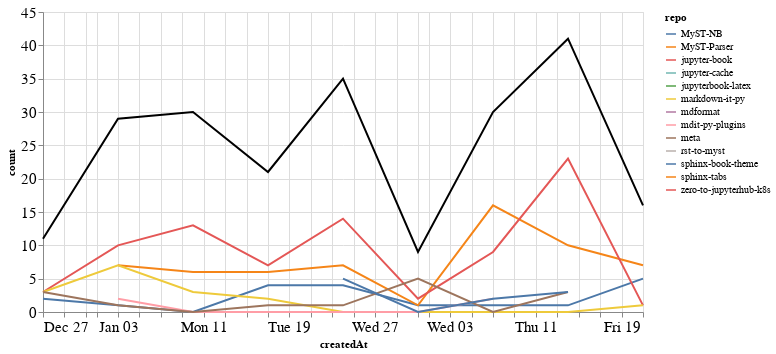

This figure's notebook cell:
### Markdown cell above
### Comments

### Code cell
comments_time = comments.groupby('repo').resample('W', on='createdAt').count()['author'].reset_index()
comments_time = comments_time.rename(columns={'author': 'count'})
comments_time_total = comments_time.groupby('createdAt').agg({"count": "sum"}).reset_index()
ch1 = alt.Chart(comments_time, width=600).mark_line().encode(
    x='createdAt',
    y='count',
    color='repo',
    tooltip="repo"
)

ch2 = alt.Chart(comments_time_total, width=600).mark_line(color="black").encode(
    x='createdAt',
    y='count',
)

ch1 + ch2

### Figure 1 — Vega-Lite specification as saved in the notebook (floating-point values rounded to 4 significant figures)
{"config": {"axisLeft": {"labelFontSize": 15}, "axisBottom": {"labelFontSize": 15}}, "layer": [{"data": {"name": "data-b2c7ffc03658b2ec4130b9489bfc9006"}, "mark": "line", "encoding": {"color": {"type": "nominal", "field": "repo"}, "tooltip": {"type": "nominal", "field": "repo"}, "x": {"type": "temporal", "field": "createdAt"}, "y": {"type": "quantitative", "field": "count"}}, "width": 600}, {"data": {"name": "data-c7cbc530cf29ba4087e257f65fd918c5"}, "mark": {"type": "line", "color": "black"}, "encoding": {"x": {"type": "temporal", "field": "createdAt"}, "y": {"type": "quantitative", "field": "count"}}, "width": 600}], "$schema": "https://vega.github.io/schema/vega-lite/v4.8.1.json", "datasets": {"data-b2c7ffc03658b2ec4130b9489bfc9006": [{"repo": "MyST-NB", "createdAt": "2020-12-27T00:00:00", "count": 2}, {"repo": "MyST-NB", "createdAt": "2021-01-03T00:00:00", "count": 1}, {"repo": "MyST-NB", "createdAt": "2021-01-10T00:00:00", "count": 0}, {"repo": "MyST-NB", "createdAt": "2021-01-17T00:00:00", "count": 4}, {"repo": "MyST-NB", "createdAt": "2021-01-24T00:00:00", "count": 4}, {"repo": "MyST-NB", "createdAt": "2021-01-31T00:00:00", "count": 1}, {"repo": "MyST-NB", "createdAt": "2021-02-07T00:00:00", "count": 1}, {"repo": "MyST-NB", "createdAt": "2021-02-14T00:00:00", "count": 1}, {"repo": "MyST-NB", "createdAt": "2021-02-21T00:00:00", "count": 5}, {"repo": "MyST-Parser", "createdAt": "2021-01-03T00:00:00", "count": 7}, {"repo": "MyST-Parser", "createdAt": "2021-01-10T00:00:00", "count": 6}, {"repo": "MyST-Parser", "createdAt": "2021-01-17T00:00:00", "count": 6}, {"repo": "MyST-Parser", "createdAt": "2021-01-24T00:00:00", "count": 7}, {"repo": "MyST-Parser", "createdAt": "2021-01-31T00:00:00", "count": 1}, {"repo": "MyST-Parser", "createdAt": "2021-02-07T00:00:00", "count": 16}, {"repo": "MyST-Parser", "createdAt": "2021-02-14T00:00:00", "count": 10}, {"repo": "MyST-Parser", "createdAt": "2021-02-21T00:00:00", "count": 7}, {"repo": "jupyter-book", "createdAt": "2020-12-27T00:00:00", "count": 3}, {"repo": "jupyter-book", "createdAt": "2021-01-03T00:00:00", "count": 10}, {"repo": "jupyter-book", "createdAt": "2021-01-10T00:00:00", "count": 13}, {"repo": "jupyter-book", "createdAt": "2021-01-17T00:00:00", "count": 7}, {"repo": "jupyter-book", "createdAt": "2021-01-24T00:00:00", "count": 14}, {"repo": "jupyter-book", "createdAt": "2021-01-31T00:00:00", "count": 2}, {"repo": "jupyter-book", "createdAt": "2021-02-07T00:00:00", "count": 9}, {"repo": "jupyter-book", "createdAt": "2021-02-14T00:00:00", "count": 23}, {"repo": "jupyter-book", "createdAt": "2021-02-21T00:00:00", "count": 1}, {"repo": "jupyter-cache", "createdAt": "2021-01-17T00:00:00", "count": 1}, {"repo": "jupyterbook-latex", "createdAt": "2021-02-14T00:00:00", "count": 1}, {"repo": "markdown-it-py", "createdAt": "2020-12-27T00:00:00", "count": 3}, {"repo": "markdown-it-py", "createdAt": "2021-01-03T00:00:00", "count": 7}, {"repo": "markdown-it-py", "createdAt": "2021-01-10T00:00:00", "count": 3}, {"repo": "markdown-it-py", "createdAt": "2021-01-17T00:00:00", "count": 2}, {"repo": "markdown-it-py", "createdAt": "2021-01-24T00:00:00", "count": 0}, {"repo": "markdown-it-py", "createdAt": "2021-01-31T00:00:00", "count": 0}, {"repo": "markdown-it-py", "createdAt": "2021-02-07T00:00:00", "count": 0}, {"repo": "markdown-it-py", "createdAt": "2021-02-14T00:00:00", "count": 0}, {"repo": "markdown-it-py", "createdAt": "2021-02-21T00:00:00", "count": 1}, {"repo": "mdformat", "createdAt": "2021-02-21T00:00:00", "count": 2}, {"repo": "mdit-py-plugins", "createdAt": "2021-01-03T00:00:00", "count": 2}, {"repo": "mdit-py-plugins", "createdAt": "2021-01-10T00:00:00", "count": 0}, {"repo": "mdit-py-plugins", "createdAt": "2021-01-17T00:00:00", "count": 0}, {"repo": "mdit-py-plugins", "createdAt": "2021-01-24T00:00:00", "count": 0}, {"repo": "mdit-py-plugins", "createdAt": "2021-01-31T00:00:00", "count": 0}, {"repo": "mdit-py-plugins", "createdAt": "2021-02-07T00:00:00", "count": 2}, {"repo": "meta", "createdAt": "2020-12-27T00:00:00", "count": 3}, {"repo": "meta", "createdAt": "2021-01-03T00:00:00", "count": 1}, {"repo": "meta", "createdAt": "2021-01-10T00:00:00", "count": 0}, {"repo": "meta", "createdAt": "2021-01-17T00:00:00", "count": 1}, {"repo": "meta", "createdAt": "2021-01-24T00:00:00", "count": 1}, {"repo": "meta", "createdAt": "2021-01-31T00:00:00", "count": 5}, {"repo": "meta", "createdAt": "2021-02-07T00:00:00", "count": 0}, {"repo": "meta", "createdAt": "2021-02-14T00:00:00", "count": 3}, {"repo": "rst-to-myst", "createdAt": "2021-01-10T00:00:00", "count": 8}, {"repo": "sphinx-book-theme", "createdAt": "2021-01-24T00:00:00", "count": 5}, {"repo": "sphinx-book-theme", "createdAt": "2021-01-31T00:00:00", "count": 0}, {"repo": "sphinx-book-theme", "createdAt": "2021-02-07T00:00:00", "count": 2}, {"repo": "sphinx-book-theme", "createdAt": "2021-02-14T00:00:00", "count": 3}, {"repo": "sphinx-tabs", "createdAt": "2021-01-24T00:00:00", "count": 4}, {"repo": "zero-to-jupyterhub-k8s", "createdAt": "2021-01-03T00:00:00", "count": 1}], "data-c7cbc530cf29ba4087e257f65fd918c5": [{"createdAt": "2020-12-27T00:00:00", "count": 11}, {"createdAt": "2021-01-03T00:00:00", "count": 29}, {"createdAt": "2021-01-10T00:00:00", "count": 30}, {"createdAt": "2021-01-17T00:00:00", "count": 21}, {"createdAt": "2021-01-24T00:00:00", "count": 35}, {"createdAt": "2021-01-31T00:00:00", "count": 9}, {"createdAt": "2021-02-07T00:00:00", "count": 30}, {"createdAt": "2021-02-14T00:00:00", "count": 41}, {"createdAt": "2021-02-21T00:00:00", "count": 16}]}}
